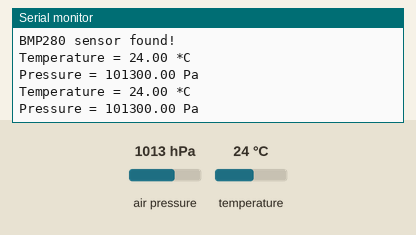
A sketch run on a simulated Arduino Uno, built with avr-gcc and run on an emulated ATmega328P. Parts: the last lines printed to the serial monitor. Inputs (shaded band) come from the test bench; at power-on: air pressure 1013 hPa, temperature 24 °C.

Above: at 2.8 s.
2.9 s: air pressure set to 952 hPa
At 5.1 s:
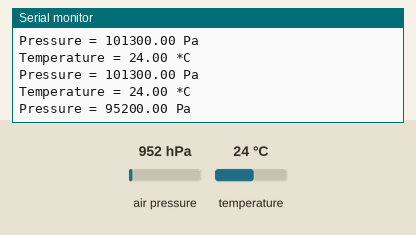
5.6 s: temperature set to 12 °C
At 6.7 s:
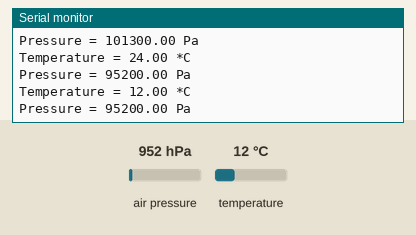
8.3 s: air pressure set to 975 hPa
At 11.3 s:
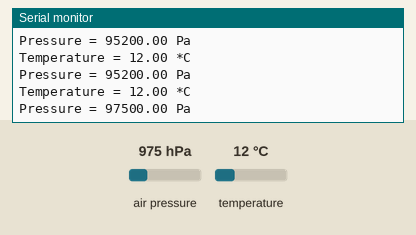
Timing chart, 0 to 12.8 s (numbered marks = the images above; inputs shaded):
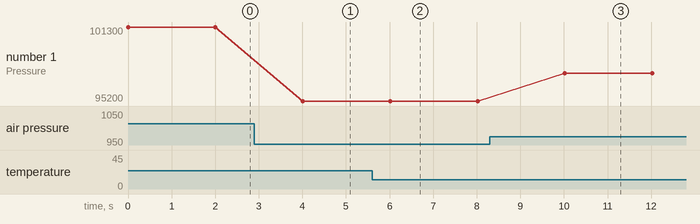

The sketch:

5.ino
```cpp
#include <Wire.h>
#include <SPI.h>
#include <Adafruit_BMP280.h>


Adafruit_BMP280 bmp;

void setup()
{
  Serial.begin(115200);

  while(not Serial)
  {
    delay(100);
  }

  const unsigned status = bmp.begin(BMP280_ADDRESS_ALT, BMP280_CHIPID);
  if(not status)
  {
    Serial.println("Could not find a valid BMP280 sensor, check wiring or try a different address!");

  while(true)
  {
    Serial.println("No BMP280 sensor found!");
    delay(1000);
  }
  }
  else
  {
    Serial.println("BMP280 sensor found!");
  }

  bmp.setSampling(Adafruit_BMP280::MODE_NORMAL,
                  Adafruit_BMP280::SAMPLING_X2,
                  Adafruit_BMP280::SAMPLING_X16,
                  Adafruit_BMP280::FILTER_X16,
                  Adafruit_BMP280::STANDBY_MS_500);
}

void loop()
{
    Serial.print("Temperature = ");
    Serial.print(bmp.readTemperature());
    Serial.println(" *C");

    Serial.print("Pressure = ");
    Serial.print(bmp.readPressure());
    Serial.println(" Pa");

  Serial.println();

    delay(2000);
}
```

Measured:
- after the input at 2.9 s, the serial monitor: prints a new line after 1.1 s (image 1)
- after the input at 5.6 s, the serial monitor: prints a new line after 0.41 s (image 2)
- after the input at 8.3 s, the serial monitor: prints a new line after 1.7 s (image 3)
- plotted number 1: 101300 → 95200 after the input at 2.9 s, 95200 → 97500 after the input at 8.3 s
